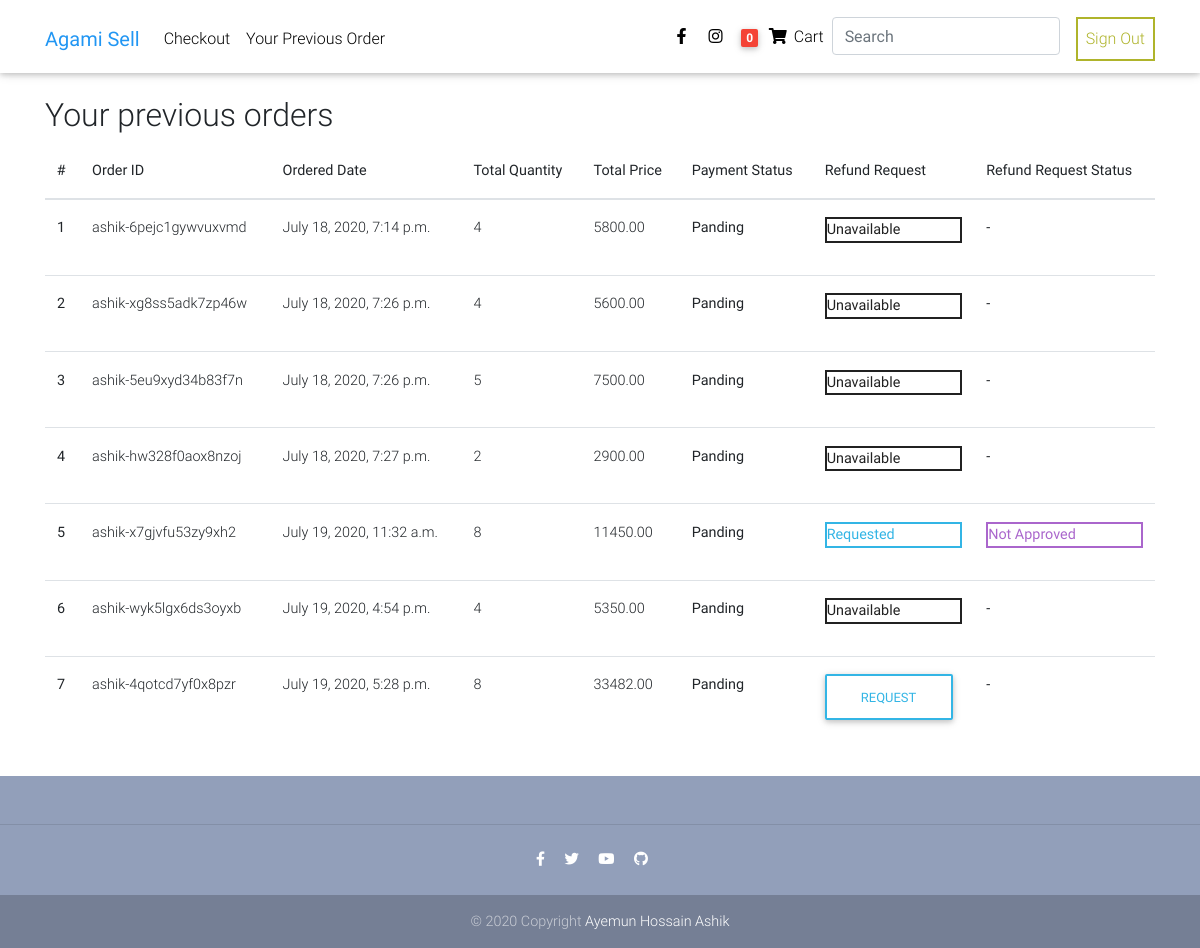
The page /orders/ (signed in) on the database as committed earlier.
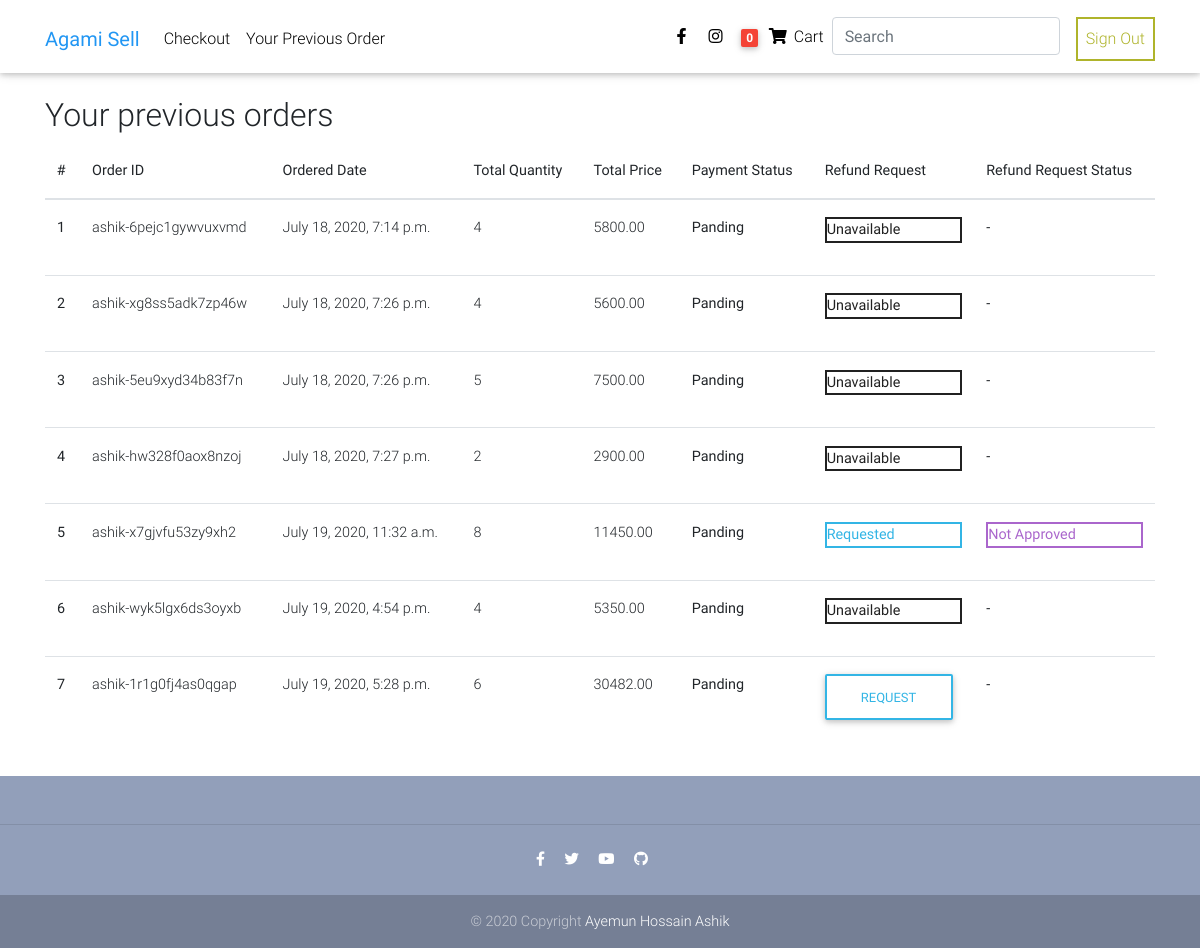
The same page on the database as committed later.
### core/models.py (models this page shows, shortened)
class Order(models.Model):
    user 			= models.ForeignKey(User,on_delete=models.CASCADE)
    items 			= models.ManyToManyField(OrderItem)
    refrence_code   = models.CharField(max_length=50, unique=True)
    start_date  	= models.DateTimeField(auto_now_add = True)
    ordered_date	= models.DateTimeField()
    ordered 		= models.BooleanField(default = False)
    billing_address = models.ForeignKey('BillingAddress', null=True, blank=True,
                            on_delete=models.SET_NULL)
    payment         = models.ForeignKey('Payment', null=True, blank=True,
                            on_delete=models.SET_NULL)
    coupon          = models.ForeignKey('Coupon', null=True, blank=True,
                            on_delete=models.SET_NULL)
    payment_status  = models.BooleanField(default=False)
    delivering      = models.BooleanField(default = False)
    recieved        = models.BooleanField(default = False)
    refund_request  = models.BooleanField(default = False)
    refund_granted  = models.BooleanField(default = False)
    def total_quantity (self):
        total = 0
        for q in self.items.all():
            total += int(q.get_item_total_quantity())
        return total
    def get_total_bill(self):
        total = 0
        for order_item in self.items.all():
            total += order_item.get_total_item_price()
        if self.coupon:
            total -=int(self.coupon.amount)
        return total

class OrderItem(models.Model):
    user		= models.ForeignKey(User,on_delete=models.CASCADE,null=True)
    item 		= models.ForeignKey(Item, on_delete=models.CASCADE)
    ordered     = models.BooleanField(default = False)
    quantity 	= models.IntegerField(default=1,validators=[MinValueValidator(1)])
    def get_total_item_price(self):
        if (self.item.discount_price != None) and (self.item.discount_price > 0):
            return (self.quantity*self.item.discount_price)
        else:
            return (self.quantity*self.item.price)
    def get_item_total_quantity(self):
            return (self.quantity)

class Item(models.Model):
	title 			= models.CharField(max_length = 450, default='Default title !!!')
	image 			= models.ImageField(blank=True, null=True, default = 'ProductsDefault.jpg',upload_to = 'Products/%Y/%m/%d/',verbose_name="Main Image")
	image1 			= models.ImageField(blank=True, null=True, upload_to = 'Products/%Y/%m/%d/',verbose_name="2nd Image")
	image2 			= models.ImageField(blank=True, null=True, upload_to = 'Products/%Y/%m/%d/',verbose_name="3rd Image")
	image3 			= models.ImageField(blank=True, null=True, upload_to = 'Products/%Y/%m/%d/',verbose_name="4th Image")
	price 			= models.DecimalField(decimal_places=2, max_digits=20, default=0,verbose_name="Product Price",validators=[MinValueValidator(0.0)])
	discount_price  = models.DecimalField(blank=True,null=True,decimal_places=2, max_digits=20, verbose_name="Discount Price",validators=[MinValueValidator(0.0)])
	slug 			= models.SlugField(blank=True,unique=True)
	description 	= RichTextField()
	additional_info = RichTextField(blank=True,null=True)
	category		= models.CharField(choices=CATEGORY_CHOICES, max_length=2)
	label			= models.CharField(choices=LABEL_CHOICES, max_length=1)
	featured		= models.BooleanField(default=False, verbose_name="Featured Product")
	created			= models.DateTimeField(auto_now_add=True)
	modified 		= models.DateTimeField(auto_now=True)
	history			= HistoricalRecords()
	class Meta:
		ordering = ['-created']
		verbose_name_plural = 'Item'

class Coupon(models.Model):
    code = models.CharField(max_length=20)
    amount = models.FloatField()
    class Meta:
        ordering = ['amount']

### core/views.py (the view)
# urls.py: path('orders/',views.completedOrders, name='orders'),
@login_required(login_url="account_login")
def completedOrders(request):
    ordered = Order.objects.filter(user=request.user,ordered=True)
    context = {
        "objects":ordered,
    }
    return render(request,'ordered.html',context)

### core/templatetags/cart_template_tags.py (called while the page is built)
@register.filter
def cart_item_count(user):
    if user.is_authenticated:
        count = Order.objects.filter(user=user,ordered=False)
        if count.exists():
            return count[0].items.count()
        return 0

### templates/ordered.html
{% extends 'base.html' %}
{% load product_cart_template_tags %}
{% block content %}
<div class="container mt-5 pt-5">
    {% if objects %}
    <div class="table-responsive text-nowrap">
        <h2> Your previous orders </h2>
        <table class="table">
          <thead>
            <tr>
              <th scope="col">#</th>
              <th scope="col">Order ID</th>
              <th scope="col">Ordered Date</th>
              <th scope="col">Total Quantity</th>
              <th scope="col">Total Price</th>
              <th scope="col">Payment Status </th>
              <th scope="col">Refund Request</th>
              <th scope="col">Refund Request Status</th>
            </tr>
          </thead>
          <tbody>
                {% for object in objects %}
                <tr>
                    <th scope="row">{{ forloop.counter }}</th>
                    <td><a href="{% url 'core:order' object.refrence_code %}">{{object.refrence_code}}</a></td>
                    <td>{{object.ordered_date}}</td>
                    <td>{{object.total_quantity}}</td>
                    <td>{{object.get_total_bill}}</td>
                    <td>
                        {% if object.payment_status %}
                            <b>Paid</b>
                        {% else %}
                            <b>Panding</b>
                        {% endif %}
                    </td>
                    <td>
                        {% if object.refund_request %}
                            <b><p class="btn-outline-info">Requested</p></b>
                        {% else %}
                            {% if forloop.last %}
                            <b><a class="btn btn-outline-info " href="{% url 'core:refund' %}">Request</a></b>
                            {% else %}
                            <b><p class="btn-outline-dark">Unavailable</p></b>
                            {% endif %}
                        </td>
                        {% endif %}
                    <td>
                        {% if object.refund_request %}
                            {% if object.refund_granted %}
                                <b><p class="btn-outline-info">Approved</p></b>
                            {% else %}
                                <b><p class="btn-outline-secondary">Not Approved</p></b>
                            {% endif %}
                        {% else %}
                            <b>-</b>
                        {% endif %}
                    </td>
                </tr>
                {% endfor %}
          </tbody>
        </table>
    </div>
    {% endif  %}
</div>
{% endblock content%}

### templates/base.html (shortened to what this page needs)
{% load static %}
<!DOCTYPE html>
<html lang="en">
<head>
  <link rel="stylesheet" href="https://use.fontawesome.com/releases/v5.11.2/css/all.css">
  <link href="{% static 'css/bootstrap.min.css' %}" rel="stylesheet">
  <link href="{% static 'css/mdb.min.css'%}" rel="stylesheet">
  <link href="{% static 'css/style.min.css' %}" rel="stylesheet">
</head>
<body>
  {% include 'includes/navbar.html' %}
    {% block content %} {% endblock content %}
    {% include 'includes/footer.html' %}
</body>

### templates/includes/navbar.html (shortened to what this page needs)
{% load cart_template_tags %}
<nav class="navbar fixed-top navbar-expand-lg navbar-light white scrolling-navbar">
  <div class="container">
    <a class="navbar-brand waves-effect" href="/" >
      <strong class="blue-text">Agami Sell</strong>
    </a>
    <div class="collapse navbar-collapse" id="navbarSupportedContent">
      <ul class="navbar-nav mr-auto">
        {% if user.is_authenticated %}
          <li class="nav-item">
            <a class="nav-link waves-effect" href="{% url 'core:checkout' %}" target="_blank">Checkout</a>
          </li>
          <li class="nav-item">
            <a class="nav-link waves-effect" href="{% url 'core:orders' %}" target="_blank">
              Your Previous Order</a>
          </li>
        </ul>
        {% endif %}
      <ul class="navbar-nav nav-flex-icons">
        <li class="nav-item">
          <a href="https://www.facebook.com/ahashik.official" class="nav-link waves-effect" target="_blank">
            <i class="fab fa-facebook-f"></i>
          </a>
        </li>
        <li class="nav-item">
          <a href="https://www.instagram.com/ahashik.me/" class="nav-link waves-effect" target="_blank">
            <i class="fab fa-instagram"></i>
          </a>
        </li>
        {% if user.is_authenticated %}
        <li class="nav-item">
          <a class="nav-link waves-effect" href="{% url 'core:cart_summary' %}">
            <span class="badge red z-depth-1 mr-1"> {{ request.user | cart_item_count }} </span>
            <i class="fas fa-shopping-cart"></i>
            <span class="clearfix d-none d-sm-inline-block"> Cart </span>
          </a>
        </li>
        {% endif %}
        <li>
          <form class="form-inline" method="GET" action="{% url 'core:search' %}">
            <input class="form-control mr-sm-2" name="q" placeholder="Search" value="{{query_str}}">
          </form>
        </li>
        {% if user.is_authenticated %}
        <li class="nav-item pl-2 mb-2 mb-md-0">
        <a class="nav-item nav-link btn-outline-lime" href="{% url 'account_logout' %}">Sign Out</a>
        {% else %}
        <a class="nav-item nav-link" href="{% url 'account_signup' %}">Sign Up</a>
        <a class="nav-item nav-link" href="{% url 'account_login' %}">Login</a>
      {% endif %}
      </ul>
    </div>
  </div>
</nav>

### templates/includes/footer.html
<footer class="page-footer text-center font-small mt-4 wow fadeIn">
    <div class="pt-4">
    </div>
    <hr class="my-4">
    {% include 'includes/social-account.html' %}
    <div class="footer-copyright py-3">
      © 2020 Copyright
      <a href="https://github.com/ayemunhossain" target="_blank"> Ayemun Hossain Ashik </a>
    </div>
  </footer>

### templates/includes/social-account.html
<div class="pb-4">
    <a href="https://www.facebook.com/ahashik.official" target="_blank">
      <i class="fab fa-facebook-f mr-3"></i>
    </a>
    <a href="https://twitter.com/Ayemun_Hossain" target="_blank">
      <i class="fab fa-twitter mr-3"></i>
    </a>
    <a href="https://www.youtube.com/channel/UCIwDFkgJOxiifTrv31KGLqA" target="_blank">
      <i class="fab fa-youtube mr-3"></i>
    </a>
    <a href="https://github.com/ayemunhossain" target="_blank">
      <i class="fab fa-github mr-3"></i>
    </a>
  </div>

### templates/base.html (style rules this page uses)
html, body, header, .carousel { height: 60vh; }

Rows that differ between the two databases and show on the page:
changed Order: refrence_code "ashik-4qotcd7yf0x8pzr" → "ashik-1r1g0fj4as0qgap"; total_quantity "8" → "6"; get_total_bill "33482.00" → "30482.00"
